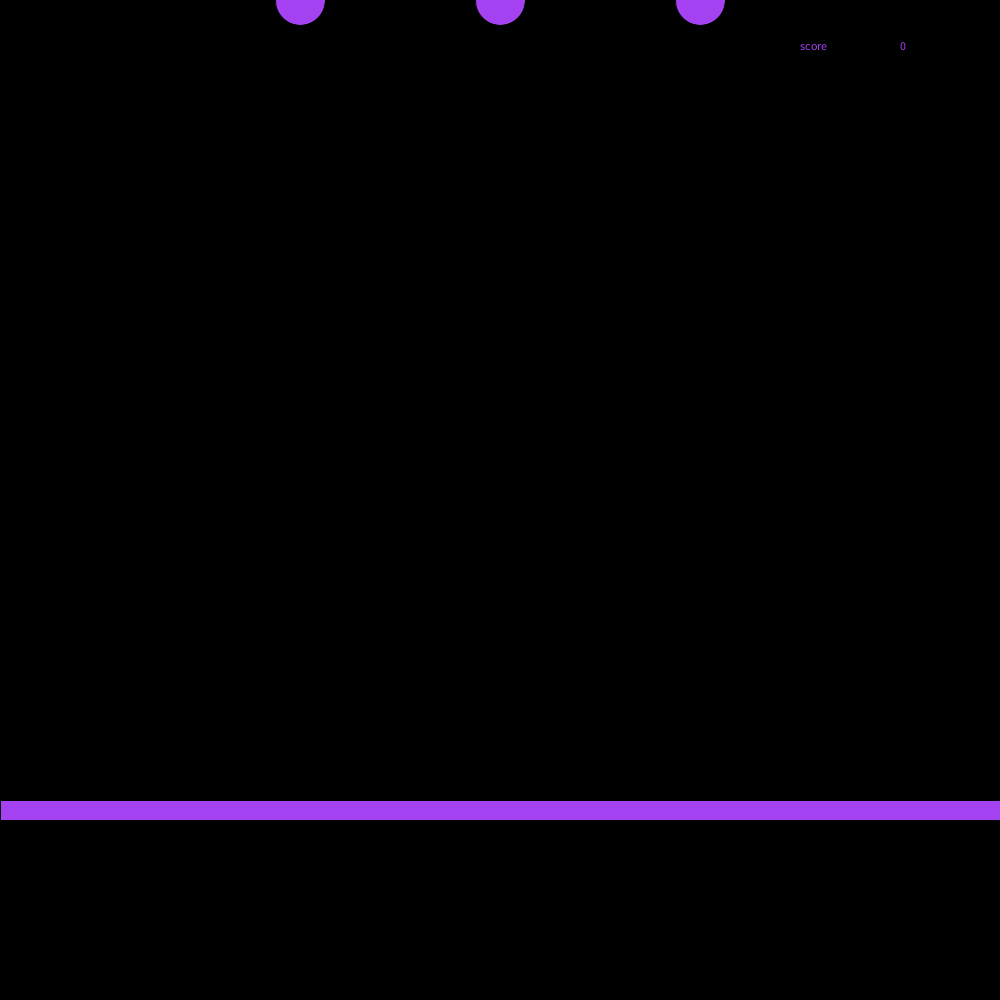
Frame 1 (no input)
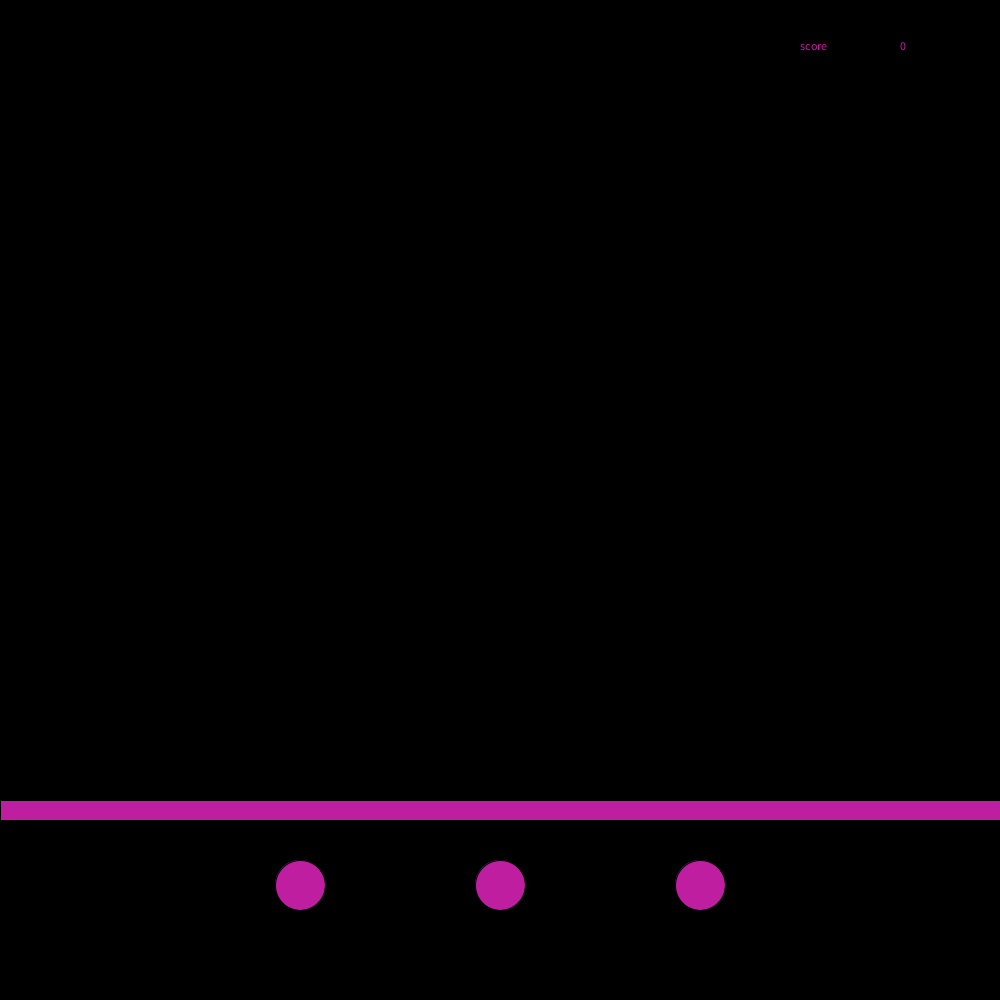
Frame 60 (the mouse pressed at the canvas centre just before this capture)
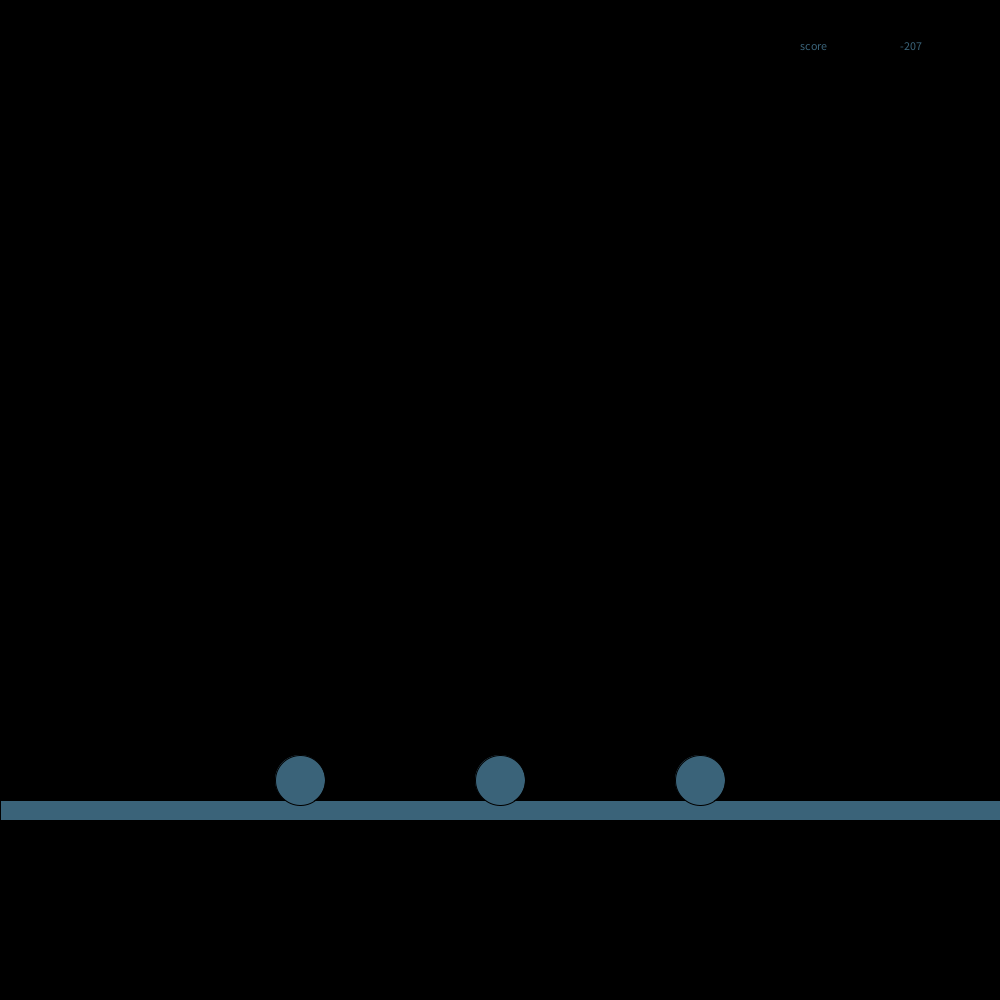
Frame 120 (the mouse held since frame 60 and released just before this capture)

The Processing sketch that drew these frames (run headless with seeded random() and noise(); from frame 60 on, the mouse is pressed at the canvas centre):

// Processing sketch: julianfnfbootleg
// ── julianfnfbootleg.pde
int bally=0;
int ball2=0;
int ball3=0;
int score=0;

void setup()
{
  size(1000, 1000);
}

void draw()
{ 
  fill(random(255), random(255), random(255));
  background(0, 0, 0);
  rect(0, 800, 1000, 20);
  ellipse (300, bally, 50, 50);
  ellipse (500, ball2, 50, 50);
  ellipse (700, ball3, 50, 50);
  bally=bally+15;
  ball2=ball2+15;
  ball3=ball3+15;
  if (bally>1000)
  {
    score =score-69;
    bally=0;
  }
  if (ball2>1000)
  { 
    score =score-69;
    ball2=0;
  }
  if (ball3>1000)
  {
    score =score-69;
    ball3=0;
  }

  text("score", 800, 50);
  text(score, 900, 50);
}
void keyPressed()
{ 
  if (key=='a'&&bally>800)
  { 
    bally=0;
    score=score+69;
  }
  if (key=='s'&&ball2>800)
  { 
    ball2=0;
    score=score+69;
  }
  if (key=='d'&&ball3>800)
  { 
    ball3=0;
    score=score+69;
  }
}
